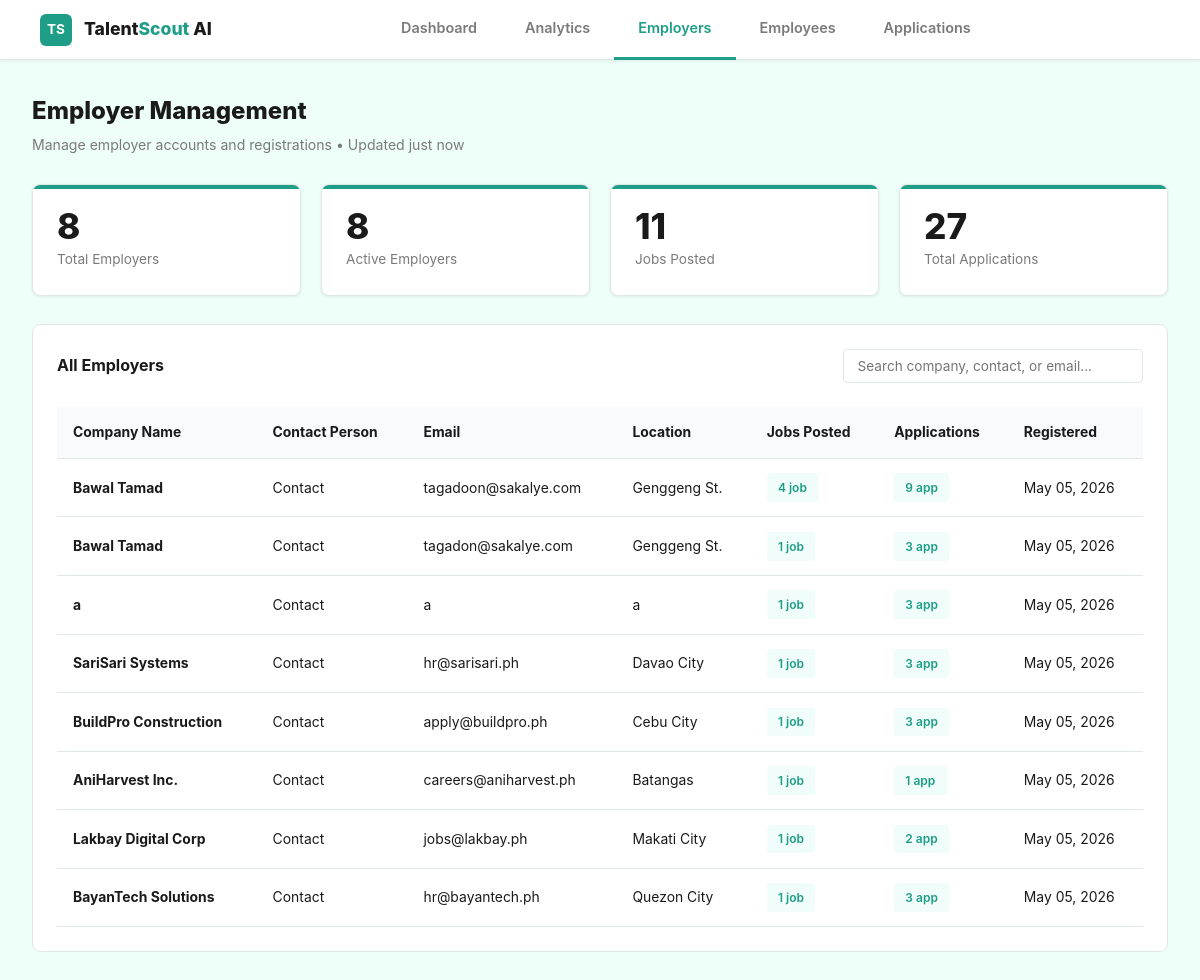
The page /peso-dashboard/modules/employer-management/index.php on the database its author committed.
### tables this page shows
CREATE TABLE `employer` (
  `employer_id` int(11) NOT NULL,
  `company_name` varchar(255) DEFAULT NULL,
  `email` varchar(255) DEFAULT NULL,
  `password` varchar(255) DEFAULT NULL,
  `address` varchar(255) DEFAULT NULL,
  `status` varchar(50) DEFAULT NULL
);

### peso-dashboard/modules/employer-management/index.php (the view, shortened to what this page needs)
<?php
$stats = array(
  'total' => 0,
  'active' => 0,
  'jobs_posted' => 0,
  'applications' => 0
);
$employers = array();
try {
  $conn = getConnection();
  $sql = "SELECT COUNT(*) as total FROM employer";
  $result = $conn->query($sql);
  if ($result && $row = $result->fetch_assoc()) {
    $stats['total'] = $row['total'];
  }
  $sql = "SELECT COUNT(DISTINCT e.employer_id) as count FROM employer e JOIN job_post j ON e.employer_id = j.employer_id";
  $result = $conn->query($sql);
  if ($result && $row = $result->fetch_assoc()) {
    $stats['active'] = $row['count'];
  }
  $sql = "SELECT COUNT(*) as count FROM job_post";
  $result = $conn->query($sql);
  if ($result && $row = $result->fetch_assoc()) {
    $stats['jobs_posted'] = $row['count'];
  }
  $sql = "SELECT COUNT(*) as count FROM application";
  $result = $conn->query($sql);
  if ($result && $row = $result->fetch_assoc()) {
    $stats['applications'] = $row['count'];
  }
  $sql = "SELECT
    e.employer_id,
    e.company_name,
    e.email,
    'Contact' as contact_person,
    'N/A' as phone,
    e.address as location,
    CURDATE() as created_at,
    COUNT(DISTINCT j.job_post_id) as jobs_count,
    COUNT(DISTINCT a.application_id) as app_count
  FROM employer e
  LEFT JOIN job_post j ON e.employer_id = j.employer_id
  LEFT JOIN application a ON j.job_post_id = a.job_post_id
  GROUP BY e.employer_id
  ORDER BY e.employer_id DESC
  LIMIT 100";
  $result = $conn->query($sql);
  if ($result && $result->num_rows > 0) {
    while ($row = $result->fetch_assoc()) {
      $employers[] = $row;
    }
  }
} catch (Exception $e) {
  error_log("Employer Management Error: " . $e->getMessage());
}
?>
<!DOCTYPE html>
<html lang="en">
<head>
  <link rel="stylesheet" href="../../../styles/global.css">
</head>
<body>
<nav class="navbar">
  <a href="../../index.php" class="nav-logo">
    <div class="nav-logo-icon">TS</div>
    <span class="nav-logo-text">Talent<span>Scout</span> AI</span>
  </a>
  <ul class="nav-links">
    <li><a href="../../index.php">Dashboard</a></li>
    <li><a href="../analytics/">Analytics</a></li>
    <li><a href="./" class="active">Employers</a></li>
    <li><a href="../employee-management/">Employees</a></li>
    <li><a href="../application-tracking/">Applications</a></li>
  </ul>
</nav>
<div class="admin-wrapper" style="display:block;">
  <main class="admin-content" style="padding:2rem;">
    <div class="admin-page-header">
      <div>
        <div class="admin-page-title">Employer Management</div>
        <div class="admin-page-sub">Manage employer accounts and registrations • Updated just now</div>
      </div>
    </div>
    <div class="stats-grid">
      <div class="kpi-card">
        <div class="kpi-value"><?php echo $stats['total']; ?></div>
        <div class="kpi-label">Total Employers</div>
      </div>
      <div class="kpi-card">
        <div class="kpi-value"><?php echo $stats['active']; ?></div>
        <div class="kpi-label">Active Employers</div>
      </div>
      <div class="kpi-card">
        <div class="kpi-value"><?php echo $stats['jobs_posted']; ?></div>
        <div class="kpi-label">Jobs Posted</div>
      </div>
      <div class="kpi-card">
        <div class="kpi-value"><?php echo $stats['applications']; ?></div>
        <div class="kpi-label">Total Applications</div>
      </div>
    </div>
    <div class="card">
      <div style="display:flex;justify-content:space-between;align-items:center;margin-bottom:1.5rem;">
        <div class="card-title" style="margin:0;">All Employers</div>
        <input type="text" id="searchInput" class="input" placeholder="Search company, contact, or email..." style="width:300px;font-size:0.85rem;padding:0.5rem 0.85rem;">
      </div>
      <?php if (!empty($employers)): ?>
      <div class="table-wrapper">
        <table id="employersTable">
          <thead>
            <tr>
              <th>Company Name</th>
              <th>Contact Person</th>
              <th>Email</th>
              <th>Location</th>
              <th>Jobs Posted</th>
              <th>Applications</th>
              <th>Registered</th>
            </tr>
          </thead>
          <tbody>
            <?php foreach ($employers as $emp): ?>
            <tr class="empr-row" data-search="<?php echo strtolower($emp['company_name'] . ' ' . ($emp['contact_person'] ?? '') . ' ' . $emp['email'] . ' ' . ($emp['location'] ?? '')); ?>">
              <td><strong><?php echo htmlspecialchars($emp['company_name']); ?></strong></td>
              <td><?php echo htmlspecialchars($emp['contact_person'] ?? '-'); ?></td>
              <td><?php echo htmlspecialchars($emp['email']); ?></td>
              <td><?php echo htmlspecialchars($emp['location'] ?? '-'); ?></td>
              <td><span class="stat-badge"><?php echo $emp['jobs_count']; ?> job</span></td>
              <td><span class="stat-badge"><?php echo $emp['app_count']; ?> app</span></td>
              <td><?php echo date('M d, Y', strtotime($emp['created_at'])); ?></td>
            </tr>
            <?php endforeach; ?>
          </tbody>
        </table>
      </div>
      <?php else: ?>
      <p style="color: #999; text-align: center; padding: 2rem;">No employers found</p>
      <?php endif; ?>
    </div>
  </main>
</div>
</body>
</html>

### styles/global.css (style rules this page uses)
:root { --nav-height: 60px; --primary-dark: #1e9e86; --primary-mid: #4fbfa4; --primary-light: #98fbcb; --primary-lighter: #d4f7ed; --primary: #d4f7ed; --primary-darker: #157a68; --text-dark: #1a1a1a; --text-mid: #4a4a4a; --text-light: #7a7a7a; --text-muted: #a0a0a0; --bg-light: #f8fffe; --bg-lighter: #eefff9; --border: #e0e8e5; --radius: 8px; --radius-sm: 4px; --shadow-sm: 0 1px 3px rgba(0, 0, 0, 0.08); --shadow: 0 4px 12px rgba(30, 158, 134, 0.15); --shadow-lg: 0 10px 30px rgba(30, 158, 134, 0.2); }
* { margin: 0; padding: 0; box-sizing: border-box; }
html { scroll-behavior: smooth; }
body { font-family: -apple-system, BlinkMacSystemFont, "Segoe UI", Roboto, "Helvetica Neue", Arial, sans-serif; color: var(--text-dark); line-height: 1.6; background: white; transition: background-color 0.3s ease; }
a { color: inherit; text-decoration: none; }
.navbar { display: flex; align-items: center; justify-content: space-between; height: var(--nav-height); padding: 0 2.5rem; background: white; border-bottom: 1px solid var(--border); position: sticky; top: 0; z-index: 100; box-shadow: var(--shadow-sm); }
.nav-logo { display: flex; align-items: center; gap: 0.75rem; font-weight: 800; font-size: 1.1rem; color: var(--text-dark); text-decoration: none; }
.nav-logo-icon { width: 32px; height: 32px; background: var(--primary-dark); color: white; border-radius: 6px; display: flex; align-items: center; justify-content: center; font-weight: 700; font-size: 0.85rem; }
.nav-logo-text { display: none; }
@media (min-width: 768px) { .nav-logo-text { display: inline; } }
@media (min-width: 768px) { .nav-logo-text span { color: var(--primary-dark); } }
.nav-links { display: flex; gap: 0; list-style: none; margin: 0 auto; flex: 1; justify-content: center; }
.nav-links li { display: flex; align-items: center; }
.nav-links a { display: flex; align-items: center; padding: 0 1.5rem; height: var(--nav-height); font-weight: 600; font-size: 0.9rem; color: var(--text-light); border-bottom: 3px solid transparent; transition: all 0.25s ease; position: relative; }
.nav-links a.active { color: var(--primary-dark); border-bottom-color: var(--primary-dark); }
input[type="text"], input[type="email"], input[type="password"], input[type="number"], input[type="date"], input[type="tel"], .input, textarea, .textarea, select, .select { width: 100%; padding: 0.7rem 0.875rem; border: 1.5px solid var(--border); border-radius: var(--radius-sm); font-size: 0.9rem; font-family: inherit; color: var(--text-dark); background: white; transition: all 0.2s ease; }

### peso-dashboard/modules/employer-management/index.php (style rules this page uses)
body { background: #EEFFF9; }
.admin-wrapper { display: flex; min-height: calc(100vh - var(--nav-height)); }
.admin-content { flex: 1; padding: 2rem; overflow-x: hidden; }
.admin-page-header { display: flex; justify-content: space-between; align-items: flex-start; margin-bottom: 1.75rem; }
.admin-page-title { font-size: 1.5rem; font-weight: 800; color: var(--text-dark); }
.admin-page-sub { font-size: 0.88rem; color: var(--text-light); margin-top: 0.2rem; }
.stats-grid { display: grid; grid-template-columns: repeat(4, 1fr); gap: 1.25rem; margin-bottom: 1.75rem; }
.kpi-card { background: white; border: 1px solid var(--border); border-radius: var(--radius); padding: 1.5rem; box-shadow: var(--shadow-sm); position: relative; overflow: hidden; }
.kpi-card::before { content: ''; position: absolute; top: 0; left: 0; right: 0; height: 4px; background: var(--primary-dark); }
.kpi-value { font-size: 2.2rem; font-weight: 800; color: var(--text-dark); line-height: 1; margin-bottom: 0.3rem; }
.kpi-label { font-size: 0.85rem; color: var(--text-light); }
.card { background: white; border: 1px solid var(--border); border-radius: var(--radius); padding: 1.5rem; margin-bottom: 1.75rem; }
.card-title { font-size: 1rem; font-weight: 700; color: var(--text-dark); margin-bottom: 1.25rem; }
.table-wrapper { overflow-x: auto; }
table { width: 100%; border-collapse: collapse; font-size: 0.87rem; }
th { background: #F8FAFB; padding: 0.9rem 1rem; text-align: left; font-weight: 700; color: var(--text-dark); border-bottom: 1px solid var(--border); }
td { padding: 0.9rem 1rem; border-bottom: 1px solid var(--border); }
.stat-badge { display: inline-block; padding: 0.3rem 0.7rem; border-radius: 3px; font-size: 0.75rem; background: #F0FDFB; color: var(--primary-dark); font-weight: 600; }

### rows shown on the page
employer: company_name "Bawal Tamad", contact_person "Contact", email "tagadoon@sakalye.com", address "Genggeng St.", jobs_count "4", app_count "9", created_at "May 05, 2026"
employer: company_name "Bawal Tamad", contact_person "Contact", email "tagadon@sakalye.com", address "Genggeng St.", jobs_count "1", app_count "3", created_at "May 05, 2026"
employer: company_name "a", contact_person "Contact", email "a", address "a", jobs_count "1", app_count "3", created_at "May 05, 2026"
employer: company_name "SariSari Systems", contact_person "Contact", email "hr@sarisari.ph", address "Davao City", jobs_count "1", app_count "3", created_at "May 05, 2026"
employer: company_name "BuildPro Construction", contact_person "Contact", email "apply@buildpro.ph", address "Cebu City", jobs_count "1", app_count "3", created_at "May 05, 2026"
employer: company_name "AniHarvest Inc.", contact_person "Contact", email "careers@aniharvest.ph", address "Batangas", jobs_count "1", app_count "1", created_at "May 05, 2026"
employer: company_name "Lakbay Digital Corp", contact_person "Contact", email "jobs@lakbay.ph", address "Makati City", jobs_count "1", app_count "2", created_at "May 05, 2026"
employer: company_name "BayanTech Solutions", contact_person "Contact", email "hr@bayantech.ph", address "Quezon City", jobs_count "1", app_count "3", created_at "May 05, 2026"

### other values the page prints
$stats['total'] "8"
$stats['active'] "8"
$stats['jobs_posted'] "11"
$stats['applications'] "27"
